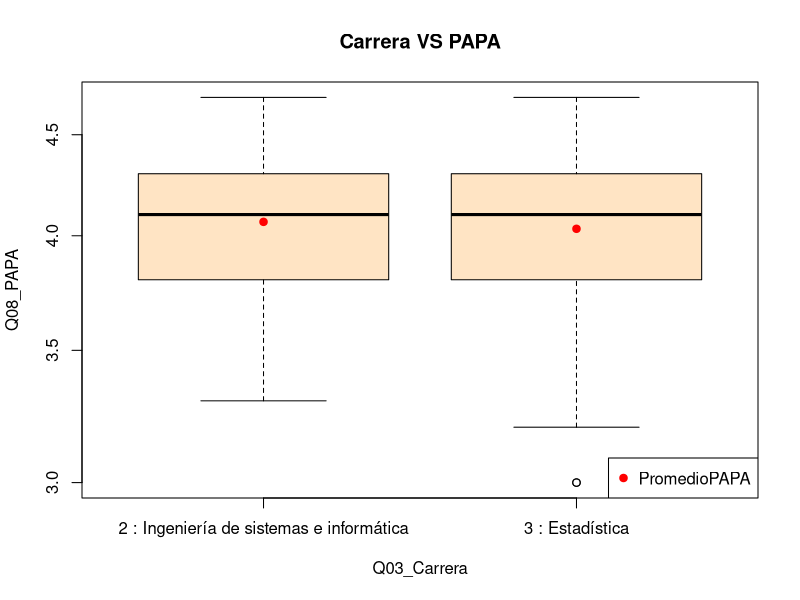
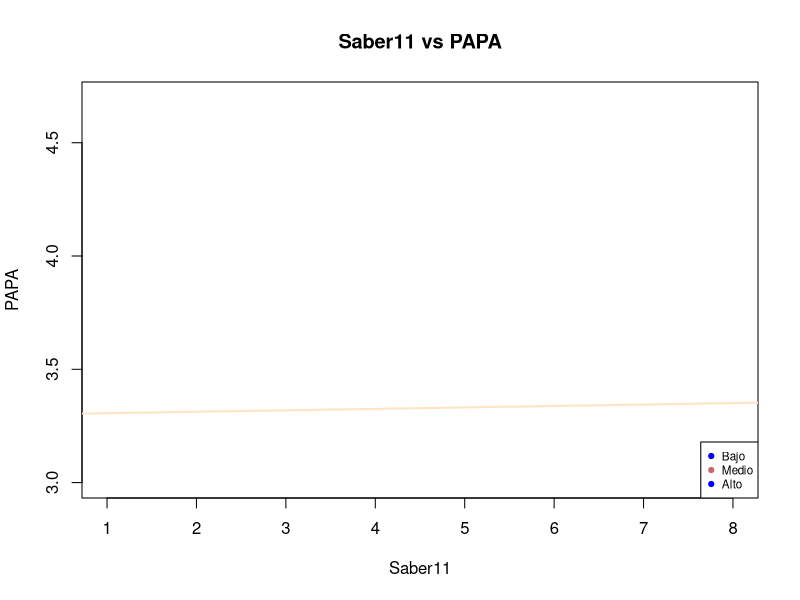
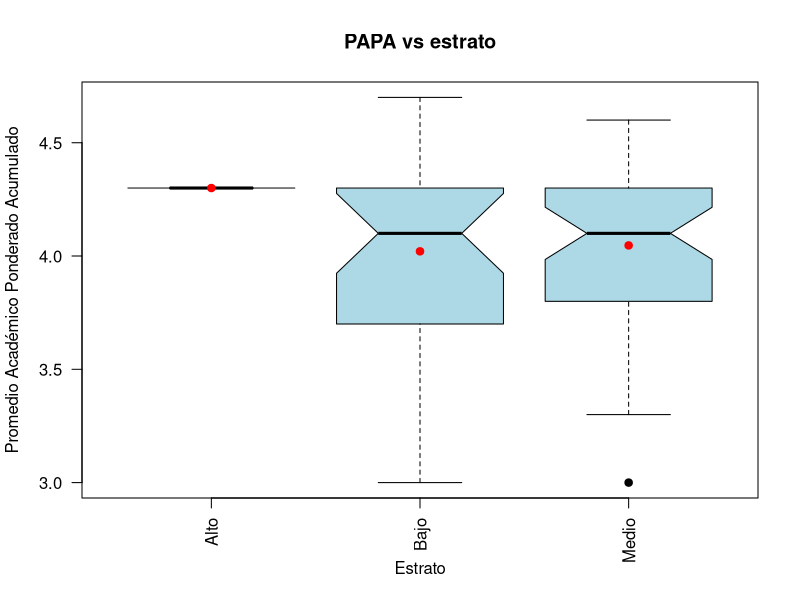

Reproduce these figures in R, in order.
## ---- chunk 1
knitr::opts_chunk$set(
	echo = FALSE,
	message = FALSE,
	warning = FALSE)
## ---- chunk 2
## Paquetes usados en el análisis.
library(tidyverse)
## ---- chunk 3
## Lectura de una base de datos tipo ".csv"
encuesta <- read.csv("encuesta1.csv")
## ---- chunk 4
## Vista de la estructura general de la BD.
glimpse(encuesta)
## ---- chunk 5
summary(encuesta)
## ---- chunk 6
## Convertimos la variable Enviado.el. a tipo POSIXct (DATE TIME)
encuesta <- encuesta %>% 
  mutate(Enviado.el. = as.POSIXct(strptime(Enviado.el., format = "%d/%m/%Y %H:%M:%S")))


## Convertimos la variable Q02_FechaNac a tipo DATE
encuesta <- encuesta %>% 
  mutate(Q02_FechaNac = as.Date(as.character(Q02_FechaNac), "%Y-%m-%d"))

## Convertimos la variable Q07_FechaSaber11 a tipo DATE
encuesta <- encuesta %>% 
  mutate(Q07_FechaSaber11 = as.Date(as.character(Q07_FechaSaber11),"%Y-%m-%d"))
## ---- chunk 7
encuesta <- encuesta %>% mutate_if(is.character, as.factor)
## ---- chunk 8
estrato_etiquetado <- encuesta$Q10_Estrato
estrato_etiquetado = factor(estrato_etiquetado,
                            levels = levels(estrato_etiquetado),
                            labels = c("Bajo","Bajo","Medio","Medio","Alto",NA),
                            ordered = F)
## ---- chunk 9
encuesta <- encuesta %>% 
  mutate(Q10_Estrato = as.character(encuesta$Q10_Estrato))

encuesta$Q10_Estrato[(encuesta$Q10_Estrato ==	 "2 : 1" |  encuesta$Q10_Estrato == "3 : 2")] <- "Bajo"

encuesta$Q10_Estrato[(encuesta$Q10_Estrato ==	 "4 : 3" |  encuesta$Q10_Estrato == "5 : 4")] <- "Medio"

encuesta$Q10_Estrato[(encuesta$Q10_Estrato ==	 "6 : 5"  )] <- "Alto"

encuesta$Q10_Estrato[(encuesta$Q10_Estrato ==	 "8 : No se conoce"  )] <- NA
encuesta <- encuesta %>% 
  mutate(Q10_Estrato = as.factor(encuesta$Q10_Estrato))

## ---- chunk 10
encuesta$Q08_PAPA[encuesta$Q08_PAPA == 45 & !is.na(encuesta$Q08_PAPA)] <- 4.5
## ---- chunk 11
saber11 <- vector("integer", length(encuesta$Q05_Saber11))
for(i in seq_along(encuesta$Q07_FechaSaber11)){
  valor<-0
  if(!is.na(encuesta$Q05_Saber11[[i]]) & encuesta$Q07_FechaSaber11[[i]] < as.Date("2000-01-01")) {
    valor <- (5*(encuesta$Q05_Saber11[[i]]-100))/3
    if(valor >= 0 & valor <= 500){
      saber11[[i]] <- round(valor,0)
    } else {
      saber11[[i]] <- encuesta$Q05_Saber11[[i]]
    }
  } else if(!is.na(encuesta$Q05_Saber11[[i]]) & encuesta$Q07_FechaSaber11[[i]] >= as.Date("2000-01-01") &
        encuesta$Q07_FechaSaber11[[i]] < as.Date("2012-01-01")){
            valor <- encuesta$Q05_Saber11[[i]]*5
            if(valor >= 0 & valor <= 500){
              saber11[[i]] <- valor
            } else {
              saber11[[i]] <- encuesta$Q05_Saber11[[i]]
            }
  } else if(!is.na(encuesta$Q05_Saber11[[i]]) & encuesta$Q07_FechaSaber11[[i]] >= as.Date("2012-01-01")){
            saber11[[i]] <- encuesta$Q05_Saber11[[i]]
  } else{
      saber11[[i]] <- encuesta$Q05_Saber11[[i]]
  }
}

encuesta$Q05_Saber11 = saber11
## ---- chunk 12
# Cálculo de la edad
edad <- as.numeric(as.Date("2021-06-30") - encuesta$Q02_FechaNac)/365.25
## ---- chunk 13
## Creamos la variable area que contiene la variable Q24_area etiquetada como "Correcto/Incorrecto"  
area <- encuesta$Q24_area
area = factor(area, 
              levels = levels(area),
              labels = c("Incorrecto","Incorrecto","Incorrecto","Correcto","Incorrecto","Incorrecto"),
              ordered = F)

## ---- chunk 14
## Creamos la variable divisor que contiene la variable Q26_Divisor etiquetada como "Correcto/Incorrecto".
divisor = if_else(encuesta$Q26_Divisor..f.es.divisor.de.g.2.==1 & encuesta$Q26_Divisor..f.es.divisor.de.gh.==1 & encuesta$Q26_Divisor..f.es.divisor.de.h.g==1, "Correcto", "Incorrecto")
divisor

## ---- chunk 15
glimpse(encuesta)
## ---- chunk 16
summary(encuesta)

## ---- chunk 17
# t_gen <- table(encuesta$Q01_Genero)
# t_gen
# ```
# ```{r}
# t_gen_p <- t_gen / sum(t_gen) * 100
# t_gen_p
## ---- chunk 18
# bp1 <- barplot(t_gen_p, las = 1, ylim = c(0, 100), col = "lightgreen")
# text(bp1, t_gen_p + 10, paste(round(t_gen_p, 1), "%"))
## ---- chunk 19
# m_gen_p <- as.matrix(t_gen_p)
# bp2 <- barplot(m_gen_p, beside = FALSE, xlim = c(0, 4),
#                ylim = c(0, 110),
#                col = c("blue", "red", "green3"))
# text(1.3, cumsum(m_gen_p) - m_gen_p/2, 
#      paste(rownames(m_gen_p), round((m_gen_p), 1), "%"),
#      adj = 0)
## ---- chunk 20
# pie(t_gen_p, labels = paste(names(t_gen_p), round(t_gen_p, 1), "%"),
#     col = c("blue", "red", "green3"))
## ---- chunk 21
# summary(encuesta$Edad)
## ---- chunk 22
##hist(encuesta$Edad)
## ---- chunk 23
##hist(encuesta$Edad, nclass = 20)
## ---- chunk 24
# paramAnt <- par(no.readonly = TRUE)
# hist(encuesta$Edad, freq = FALSE, nclass = 20, col = "#a0c39f",
#      las = 1, 
#      main = "Distribución de la edad",
#      xlab = "Edad (años)",
#      ylab = "Densidad",
#      ylim = c(0, 0.20),
#      xlim = c(15, 40))
# lines(density(encuesta$Edad), col = "orange", lwd = 3)
# rug(encuesta$Edad)
# par(paramAnt)
## ---- chunk 25
# promedioEdad <- mean(encuesta$Edad)
# medianaEdad <- median(encuesta$Edad)
# desv_Est_Edad <- sd(encuesta$Edad)
# 
# boxplot(encuesta$Edad, horizontal = TRUE,
#         main = "Boxplot para edad", 
#         col = "lightblue",
#         pch = 19, notch = TRUE)
# points(promedioEdad, 
#        1, 
#        pch = 19, 
#        col = c("red", "purple"))
# legend("topright", 
#        title = "Convención",
#        legend = c("Promedio", "Error estandard"), 
#        col = "red", 
#        pch = c(19, NA),
#        lty = c(NA, 1))
# arrows(promedioEdad -  desv_Est_Edad / sqrt(nrow(encuesta)), 1,
#          promedioEdad + desv_Est_Edad / sqrt(nrow(encuesta)), 1,
#          angle = 90,
#          length = 0.1, 
#          code = 3,
#          col = "red")
## ---- chunk 26
#with(encuesta, plot(Q10_Estrato, Q08_PAPA, notch = TRUE))
## ---- chunk 27
# encuesta_Estrato1 <- encuesta %>% 
#   filter(Q10_Estrato == "2 : 1")
# dotchart(encuesta_Estrato1$Q08_PAPA)
# summary(encuesta_Estrato1$Q08_PAPA)
## ---- chunk 28
# with(encuesta, plot(Q01_Genero, Q08_PAPA, notch = TRUE))
## ---- chunk 29
# with(encuesta, scatter.smooth(tiempo_usado, Q08_PAPA))
## ---- chunk 30
# with(encuesta, plot(Q27_PorcentDivisor))
# lines(1:nrow(encuesta), rep(pt_p2[3], nrow(encuesta)), 
#       col = "red")
## ---- chunk 31
# enc_acert_p2 <- encuesta %>% 
#   filter(puntaje_pregunta2 == 3)
# enc_no_acert_p2 <- encuesta %>% 
#   filter(puntaje_pregunta2 != 3)
# op <- par(no.readonly = TRUE)
# par(mfrow = c(1, 2))
# prom_Q27 <- mean(enc_acert_p2$Q27)
# with(enc_acert_p2, plot(Q27_PorcentDivisor, ylim = c(0, 100)))
# lines(1:nrow(enc_acert_p2), rep(prom_Q27, nrow(enc_acert_p2)), 
#       col = "red")
# prom_Q27_na <- mean(enc_no_acert_p2$Q27, na.rm = TRUE, ylim = c(0, 100))
# with(enc_no_acert_p2, plot(Q27_PorcentDivisor))
# lines(1:nrow(enc_no_acert_p2), rep(prom_Q27_na, nrow(enc_no_acert_p2)), 
#       col = "red")
# par(op)
## ---- chunk 32
# encuesta_sist_estad <- encuesta %>% 
#   filter(Q03_Carrera %in% c("2 : Ingeniería de sistemas e informática",
#                             "3 : Estadística")) %>% 
#   droplevels()
# 
# encuesta_sist_estad_resumen <- encuesta_sist_estad %>%
#   group_by(Q03_Carrera) %>% 
#   mutate(num_estud_carrera = n()) %>% 
#   group_by(Carrera_instala, num_estud_carrera) %>% 
#   summarise(num_estud_noNA = sum(!is.na(Q08_PAPA)),
#             prom_PAPA = mean(Q08_PAPA, na.rm = TRUE),
#             desv_PAPA = sd(Q08_PAPA, na.rm = TRUE)) %>% 
#   mutate(porcent_x_carrera = num_estud_noNA / num_estud_carrera * 100)
# encuesta_sist_estad_resumen %>% data.frame()
## ---- chunk 33
# op <- par(no.readonly = TRUE)
# par(mar = op$mar + c(15, 0, 0, 0))
# with(encuesta_sist_estad, 
#      plot(Carrera_instala, Q08_PAPA, notch = TRUE,
#           las = 2, width = sqrt(encuesta_sist_estad_resumen$porcent_x_carrera),
#           col = "lightblue",
#           main = "PAPA vs carrera e instalación de softwares R y RStudio",
#           ylab = "Promedio Académico Ponderado Acumulado",
#           xlab = "",
#           pch = 19))
# with(encuesta_sist_estad_resumen, 
#      points(Carrera_instala, prom_PAPA, 
#            col = "red", pch = 19))
# legend("topleft", legend = c("0 No instaló ni R ni RStudio",
#                              "1 Solo instaló R",
#                              "2 Solo instaló RStudio",
#                              "3 Instaló ambos"))
# legend(0.5, 3.4, legend = c("Promedio"),
#        pch = 19, col = "red")
# text(0.5, 3.1, "El ancho de las cajas es proporcional a la raíz cuadrada del porcentaje de los estudiantes en cada carrera",
#      cex = 0.8, pos = 4)
# par(op)
## ---- chunk 34

## ---- chunk 35
# encuesta_sist_estad <- encuesta %>% 
#   filter(Q03_Carrera %in% c("2 : Ingeniería de sistemas e informática",
#                             "3 : Estadística")) %>% 
#   droplevels()
# 
# encuesta_sist_estad_resumen <- encuesta_sist_estad %>%
#   group_by(Q03_Carrera) %>% 
#   mutate(num_estud_carrera = n()) %>% 
#   group_by(Carrera_instala, num_estud_carrera) %>% 
#   summarise(num_estud_noNA = sum(!is.na(Q08_PAPA)),
#             prom_PAPA = mean(Q08_PAPA, na.rm = TRUE),
#             desv_PAPA = sd(Q08_PAPA, na.rm = TRUE)) %>% 
#   mutate(porcent_x_carrera = num_estud_noNA / num_estud_carrera * 100)
# encuesta_sist_estad_resumen %>% data.frame()
## ---- chunk 36
# op <- par(no.readonly = TRUE)
# par(mar = op$mar + c(15, 0, 0, 0))
# with(encuesta_sist_estad, 
#      plot(Carrera_instala, Q08_PAPA, notch = TRUE,
#           las = 2, width = sqrt(encuesta_sist_estad_resumen$porcent_x_carrera),
#           col = "lightblue",
#           main = "PAPA vs carrera e instalación de softwares R y RStudio",
#           ylab = "Promedio Académico Ponderado Acumulado",
#           xlab = "",
#           pch = 19))
# with(encuesta_sist_estad_resumen, 
#      points(Carrera_instala, prom_PAPA, 
#            col = "red", pch = 19))
# legend("topleft", legend = c("0 No instaló ni R ni RStudio",
#                              "1 Solo instaló R",
#                              "2 Solo instaló RStudio",
#                              "3 Instaló ambos"))
# legend(0.5, 3.4, legend = c("Promedio"),
#        pch = 19, col = "red")
# text(0.5, 3.1, "El ancho de las cajas es proporcional a la raíz cuadrada del porcentaje de los estudiantes en cada carrera",
#      cex = 0.8, pos = 4)
# par(op)
## ---- chunk 37
encuesta_sist_estad <- encuesta %>% 
  filter(Q03_Carrera %in% c("2 : Ingeniería de sistemas e informática",
                            "3 : Estadística")) %>% 
  droplevels()

encuesta_sist_estad_resumen <- encuesta_sist_estad %>%
  group_by(Q03_Carrera) %>% 
  mutate(num_estud_carrera = n()) %>% 
  group_by(Q03_Carrera, num_estud_carrera) %>% 
  summarise(num_estud_noNA = sum(!is.na(Q08_PAPA)),
            prom_PAPA = mean(Q08_PAPA, na.rm = TRUE),
            desv_PAPA = sd(Q08_PAPA, na.rm = TRUE)) %>% 
  mutate(porcent_x_carrera = num_estud_noNA / num_estud_carrera * 100)
encuesta_sist_estad_resumen %>% data.frame()
## ---- chunk 38
boxplot(Q08_PAPA~ Q03_Carrera, data = encuesta_sist_estad, col = "bisque" , log = "y")
title("Carrera VS PAPA")
points(encuesta_sist_estad_resumen$Q03_Carrera, encuesta_sist_estad_resumen$prom_PAPA, col = "red", pch = 19)
legend("bottomright", legend = c("PromedioPAPA"), pch =19, col = "red")
## ---- chunk 39
with(encuesta, plot(Q05_Saber11, Q08_PAPA,main="Saber11 vs PAPA",xlab="Saber11", ylab="PAPA", col = as.factor(encuesta$Q05_Saber11),pch=19, ylim=c(3,4.7),xlim=c(1,8)))
lines(lowess(subset(encuesta, Q10_Estrato == "Bajo")[,c("Q05_Saber11")], subset(encuesta, Q10_Estrato == "Bajo")[,c("Q08_PAPA")]), col = "magenta1", lwd = 2)
lines(lowess(subset(encuesta, Q10_Estrato == "Medio")[,c("Q05_Saber11")], subset(encuesta, Q10_Estrato == "Medio")[,c("Q08_PAPA")]), col = "bisque", lwd = 2)
lines(lowess(subset(encuesta, Q10_Estrato == "Alto")[,c("Q05_Saber11")], subset(encuesta, Q10_Estrato == "Alto")[,c("Q08_PAPA")]), col = "cyan", lwd = 2)
legend("bottomright" ,legend = c("Bajo", "Medio", "Alto"), col = c("Blue","#cc6666"), pch = c(19, 19), cex = 0.7, box.lwd = 1)
## ---- chunk 40
 
## ---- chunk 41
estratos_sin_na <- encuesta %>%
  filter(Q10_Estrato == "Alto" | Q10_Estrato == "Medio" | Q10_Estrato == "Bajo")
  

tabla_PAPA <- estratos_sin_na %>%
  group_by(Q10_Estrato) %>% 
  summarise(num_estud = sum(!is.na(Q08_PAPA)),
            prom_PAPA = mean(Q08_PAPA, na.rm = TRUE),
            desv_PAPA = sd(Q08_PAPA, na.rm = TRUE)) 
tabla_PAPA <- data.frame(tabla_PAPA)
tabla_PAPA
## ---- chunk 42

 with(encuesta, 
      plot(Q10_Estrato, Q08_PAPA, notch = TRUE,
           las = 2,
           col = "lightblue",
           main = "PAPA vs estrato",
           ylab = "Promedio Académico Ponderado Acumulado",
           xlab = "Estrato",
           pch = 19))
 with(tabla_PAPA, 
      points(Q10_Estrato, prom_PAPA, 
            col = "red", pch = 19))
